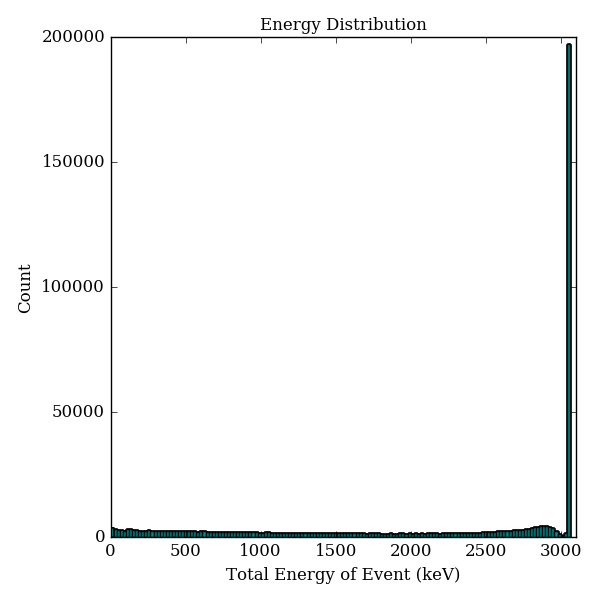

This chart was generated by the following Python code:
import matplotlib.pyplot as plt
from matplotlib.lines import Line2D
import numpy as np
import os
import sys
from pylab import *
matplotlib.rcParams['font.family'] = "serif"
from matplotlib import ticker
from matplotlib.ticker import ScalarFormatter
 

plt.figure(figsize=(6,6))
fig = plt.figure(1)
axes = plt.gca()
axes.set_xlim([0,3100])
axes.tick_params(labelsize=12)

for j in range(0,12):
	file = np.loadtxt("total_energies.dat",unpack=True)
	n, bins, patches = plt.hist(file[1], 150, linewidth=1, facecolor='darkcyan', alpha=0.75)

plt.legend(loc=1, shadow=True, fontsize=12)
plt.xlabel('Total Energy of Event (keV)', fontsize=12, weight='normal', family='serif')
plt.ylabel('Count', fontsize=12, weight='normal', family='serif')
plt.title('Energy Distribution', fontsize=12, weight='normal', family='serif')
plt.tight_layout()

figname = 'energy_distribution'+'.png'
plt.savefig(figname, format='png')
os.system('okular '+figname)
plt.clf()


